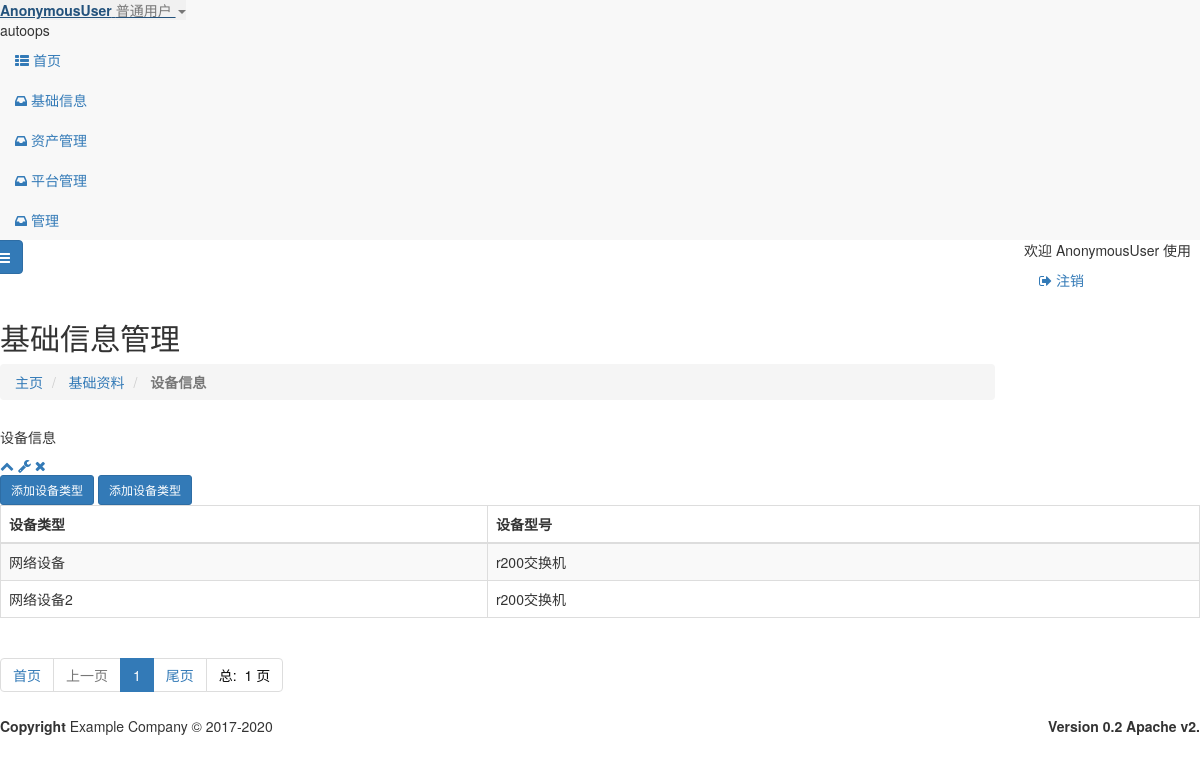
Page /base_info/platform.html on the committed database.
### base_info/models.py (models this page shows, shortened)
class platform(models.Model):
    id =models.AutoField(primary_key=True, blank=False, verbose_name='id')
    name = models.CharField(max_length=24, verbose_name='设备类型')
    class Meta:
        db_table = "platform"
        verbose_name = "设备类型"
        verbose_name_plural = '设备类型'

class platform_size(models.Model):
    name = models.CharField(max_length=24,verbose_name='设备型号')
    platform = models.ForeignKey(verbose_name="设备型号",to=platform,to_field='id',on_delete=models.CASCADE)
    class Meta:
        db_table = "platform_size"
        verbose_name = "设备型号"
        verbose_name_plural = '设备型号'

### base_info/views.py (the view)
# urls.py: path('platform.html', views.PlatformList.as_view(), name='platform_list'),
class PlatformList(ListView):
    template_name = 'base_info/platform/platform.html'
    context_object_name = "dic_list"
    paginate_by = settings.DISPLAY_PER_PAGE
    def get_queryset(self):
        dic_list=[]
        P = platform.objects.all()
        for i in P:
            L = []
            dic = {}
            S = platform_size.objects.filter(platform__name=i.name)
            for x in S:
                L.append(x.name)
            dic[i.name] = L
            dic_list.append(dic)
        print(dic_list)
        return dic_list

### templates/base_info/platform/platform.html (shortened to what this page needs)
{% extends "base.html" %}
{% load  static %}
{% load  bootstrap3 %}
{% block page-content %}
    <div class="row wrapper border-bottom white-bg page-heading ">
        <div class="col-lg-10">
            <h2>基础信息管理</h2>
            <ol class="breadcrumb">
                <li>
                    <a href="{% url "index" %}">主页</a>
                </li>
                <li>
                    <a>基础资料</a>
                </li>
                <li class="active">
                    <strong>设备信息</strong>
                </li>
            </ol>
        </div>
        <div class="col-lg-2" id="split-left">
        </div>
    </div>
    <div class="wrapper wrapper-content animated fadeInRight">
        <div class="row">
            <div class="col-lg-11" id="split-right"     style="width: 100%" >
                <div class="ibox float-e-margins">
                    <div class="ibox-title">
                        <h5>设备信息</h5>
                        <div class="ibox-tools">
                            <a class="collapse-link">
                                <i class="fa fa-chevron-up"></i>
                            </a>
                            <a class="dropdown-toggle" data-toggle="dropdown" href="#">
                                <i class="fa fa-wrench"></i>
                            </a>
                            <a class="close-link">
                                <i class="fa fa-times"></i>
                            </a>
                        </div>
                    </div>
                    <div class="ibox-content">
                        <div class="table-responsive">
                                <a href="{% url  'base_info:platform_add' %}" class=" btn btn-sm btn-primary ">
                                    添加设备类型</a>
                                  <a href="{% url  'base_info:platformsize_add' %}" class=" btn btn-sm btn-primary ">
                                    添加设备类型</a>
                                <table class="table table-striped table-bordered table-hover dataTables-cmdb">
                                    <thead>
                                    <tr>
                                        <th>设备类型</th>
                                        <th>设备型号</th>
                                    </tr>
                                    </thead>
                                    <tbody>
                                    {% for i in dic_list %}
                                        {% for key,value in i.items %}
                                        <tr class="gradeA" id="{{ key }}">
                                            <td class="center">{{ key }}</td>
                                            <td class="center">{% for y in value %}
                                                {{ y }}&nbsp;&nbsp;&nbsp;&nbsp;&nbsp;&nbsp;&nbsp;&nbsp;
                                            {% endfor %}
                                             </td>
                                        </tr>
                                    {% endfor %}
                                    {% endfor %}
                                    </tbody>
                                </table>
                                <div>
                                    <ul class="pagination">
                                        <li><a href="{% url "base_info:platform_list" %}?page=1">首页 </a></li>
                                        {% if  page_obj.has_previous %}
                                            <li>
                                                <a href="{% url "base_info:platform_list" %}?page={{ page_obj.previous_page_number }}">
                                                    上一页 </a></li>
                                        {% else %}
                                            <li class="disabled"><a> 上一页 </a></li>
                                        {% endif %}
                                        {% for p in paginator.page_range %}
                                                {% if p == page_obj.number %}
                                                    <li class="active"><a
                                                            href="{% url "base_info:platform_list" %}?page={{ p }}"> {{ p }} </a>
                                                    </li>
                                                {% else %}
                                                    <li>
                                                        <a href="{% url "base_info:platform_list" %}?page={{ p }}"> {{ p }} </a>
                                                    </li>
                                                {% endif %}
                                        {% endfor %}
                                        <li>
                                            <a href="{% url "base_info:platform_list" %}?page={{ page_obj.paginator.num_pages }}">尾页 </a>
                                        </li>
                                        <li><span
                                                style="color: #0a0a0a">总: &nbsp;{{ page_obj.paginator.num_pages }} 页 </span>
                                        </li>
                                    </ul>
                                </div>
                        </div>
                    </div>
                </div>
            </div>
        </div>
    </div>
{% endblock %}

### rows in the picture
platform: i "网络设备"
platform_size: value "r200交换机"
platform: i "网络设备2"
platform_size: value "r200交换机"

### other values in the picture
{{ user }} "AnonymousUser"
{{ p }} "1"
{{ page_obj.paginator.num_pages }} "1"
